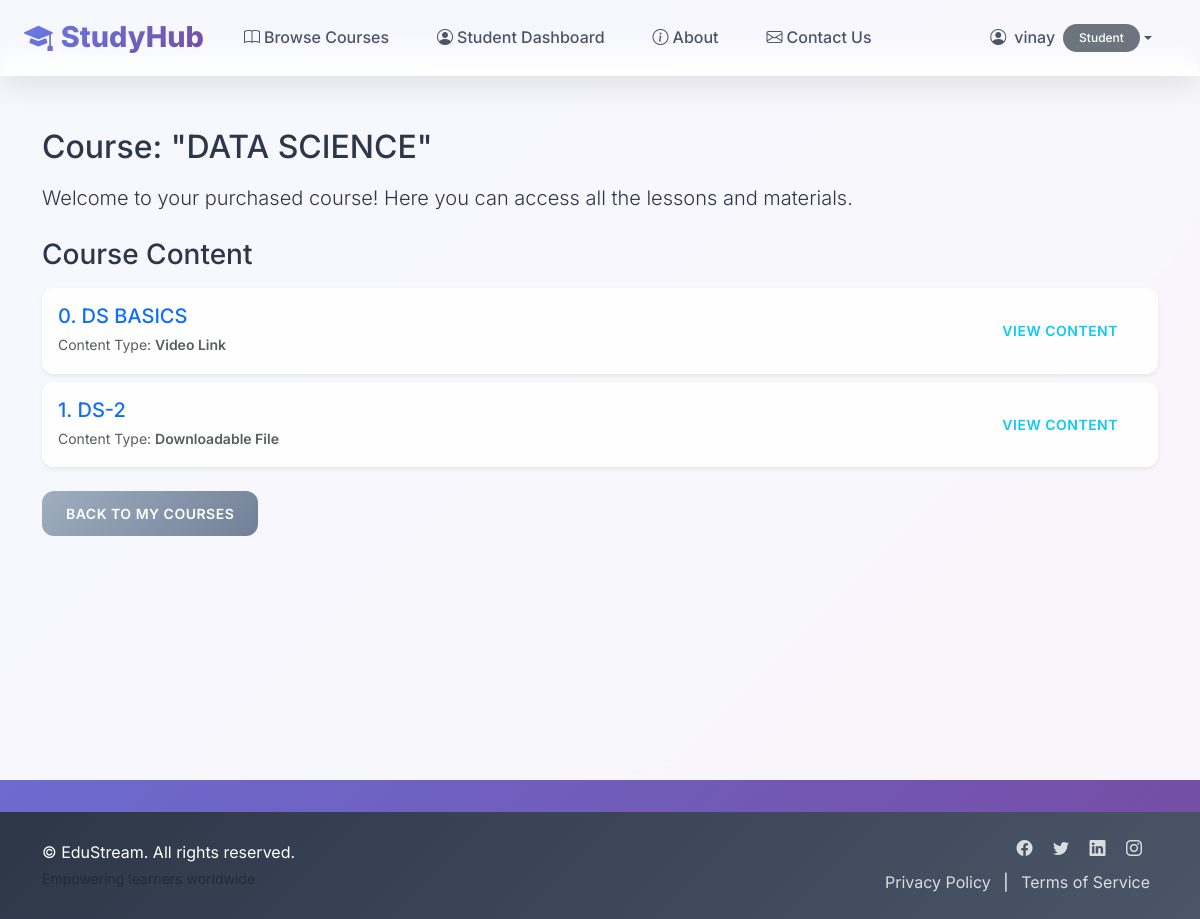
Page /student/courses/7/access/ (signed in) on the committed database.
### core/models.py (models this page shows, shortened)
class User(AbstractUser):
    USER_TYPE_CHOICES = (
        ('student', 'Student'),
        ('teacher', 'Teacher'),
    )
    user_type = models.CharField(max_length=10, choices=USER_TYPE_CHOICES, default='student')
    email_otp = models.CharField(max_length=6, blank=True, null=True)
    otp_created_at = models.DateTimeField(blank=True, null=True)

class Course(models.Model):
    teacher = models.ForeignKey(User, on_delete=models.CASCADE, related_name='courses_taught', limit_choices_to={'user_type': 'teacher'})
    title = models.CharField(max_length=200)
    description = models.TextField()
    price = models.DecimalField(max_digits=10, decimal_places=2)
    category = models.ForeignKey(Category, on_delete=models.SET_NULL, null=True, blank=True, related_name='courses')
    created_at = models.DateTimeField(auto_now_add=True)
    updated_at = models.DateTimeField(auto_now=True)

class CourseContent(models.Model):
    CONTENT_TYPE_CHOICES = (
        ('text', 'Text Lesson'),
        ('video', 'Video Link'),
        ('file', 'Downloadable File'),
        ('quiz', 'Quiz'),
    )
    course = models.ForeignKey(Course, on_delete=models.CASCADE, related_name='contents')
    title = models.CharField(max_length=200)
    content_type = models.CharField(max_length=10, choices=CONTENT_TYPE_CHOICES)
    text_content = models.TextField(blank=True, null=True)
    video_url = models.URLField(blank=True, null=True)
    file = models.FileField(upload_to='course_files/', blank=True, null=True)
    order = models.PositiveIntegerField(default=0)
    class Meta:
        ordering = ['order']
        verbose_name_plural = "Course Contents"

### student/views.py (the view)
# urls.py: path('courses/<int:course_pk>/access/', views.course_content_access, name='course_content_access'),
@login_required
@user_passes_test(is_student, login_url='login')
def course_content_access(request, course_pk):
    course = get_object_or_404(Course, pk=course_pk)
    print(f"\n--- DEBUG: Entering course_content_access for user: {request.user.username} (ID: {request.user.id}), Course ID: {course_pk} ({course.title}) ---")
    try:
        enrollment = get_object_or_404(Enrollment, student=request.user, course=course)
        print(f"--- DEBUG: Enrollment found successfully for {request.user.username} in {course.title}. Enrollment ID: {enrollment.id} ---")
    except Exception as e:
        print(f"--- DEBUG: ERROR: No Enrollment found for {request.user.username} (ID: {request.user.id}) in {course.title} (ID: {course.id}). Exception: {e} ---")
        messages.error(request, "You are not enrolled in this course or your enrollment could not be verified.")
        return redirect('course_detail', pk=course_pk)
    course_contents = course.contents.all()
    return render(request, 'student/course_content_access.html', {'course': course, 'contents': course_contents})

### student/views.py (called while the page is built)
def is_student(user):
    return user.is_authenticated and user.user_type == 'student'

### templates/student/course_content_access.html (shortened to what this page needs)
{% extends 'base.html' %}
{% block content %}
<h2 class="mb-3">Course: "{{ course.title }}"</h2>
<p class="lead">Welcome to your purchased course! Here you can access all the lessons and materials.</p>
<h3 class="mt-4 mb-3">Course Content</h3>
{% if contents %}
<div class="list-group">
{% for content in contents %}
<a href="{% url 'view_content_detail' course.pk content.pk %}" class="list-group-item list-group-item-action d-flex justify-content-between align-items-center mb-2 p-3 shadow-sm rounded">
<div>
<h5 class="mb-1 text-primary">{{ content.order }}. {{ content.title }}</h5>
<small class="text-muted">Content Type: <span class="fw-semibold">{{ content.get_content_type_display }}</span></small>
</div>
<button class="btn btn-sm btn-outline-info">View Content</button>
</a>
{% endfor %}
</div>
{% else %}
<div class="alert alert-warning text-center py-4" role="alert">
<h4 class="alert-heading">No Content Yet!</h4>
<p>It looks like the instructor hasn't added any content to this course yet. Please check back later!</p>
</div>
{% endif %}
<a href="{% url 'student_dashboard' %}" class="btn btn-secondary mt-3">Back to My Courses</a>
{% endblock %}

### templates/base.html (shortened to what this page needs)
<!DOCTYPE html>
<html lang="en">
<head>
<link href="https://cdn.jsdelivr.net/npm/bootstrap@5.3.3/dist/css/bootstrap.min.css" rel="stylesheet">
<link rel="stylesheet" href="/static/css/style.css">
<link rel="stylesheet" href="https://cdn.jsdelivr.net/npm/bootstrap-icons@1.11.3/font/bootstrap-icons.min.css">
</head>
<body>
<nav class="navbar navbar-expand-lg fixed-top">
<div class="container-fluid px-4">
<a class="navbar-brand" href="{% url 'home' %}">
    <i class="bi bi-mortarboard-fill me-2"></i>StudyHub
</a>
<div class="collapse navbar-collapse" id="navbarNav">
<ul class="navbar-nav me-auto mb-2 mb-lg-0">
<li class="nav-item">
<a class="nav-link" href="{% url 'course_list' %}">
    <i class="bi bi-book me-1"></i>Browse Courses
</a>
</li>
{% if user.is_authenticated %}
{% if user.user_type == 'teacher' %}
<li class="nav-item">
<a class="nav-link" href="{% url 'teacher_dashboard' %}">
    <i class="bi bi-person-badge me-1"></i>Teacher Dashboard
</a>
</li>
{% elif user.user_type == 'student' %}
<li class="nav-item">
<a class="nav-link" href="{% url 'student_dashboard' %}">
    <i class="bi bi-person-circle me-1"></i>Student Dashboard
</a>
</li>
{% endif %}
{% endif %}
<li class="nav-item">
<a class="nav-link" href="#about">
    <i class="bi bi-info-circle me-1"></i>About
</a>
</li>
<li class="nav-item">
<a class="nav-link" href="#contact">
    <i class="bi bi-envelope me-1"></i>Contact Us
</a>
</li>
</ul>
<ul class="navbar-nav ms-auto">
{% if user.is_authenticated %}
<li class="nav-item dropdown">
<a class="nav-link dropdown-toggle d-flex align-items-center" href="#" id="navbarDropdown" role="button" data-bs-toggle="dropdown" aria-expanded="false">
    <i class="bi bi-person-circle me-2"></i>{{ user.username }}
    <span class="badge bg-secondary ms-2">{{ user.user_type|capfirst }}</span>
</a>
</li>
{% endif %}
</ul>
</div>
</div>
</nav>
<div class="main-container">
<div class="container mt-4 pt-3 fade-in-up">
{% block content %}
{% endblock %}
</div>
</div>
<footer class="footer py-4">
<div class="container">
<div class="row align-items-center">
<div class="col-md-6 text-center text-md-start">
<span>&copy; {{ "now"|date:"Y" }} EduStream. All rights reserved.</span>
<br><small class="text-muted">Empowering learners worldwide</small>
</div>
<div class="col-md-6 text-center text-md-end">
<div class="social-links mb-2">
    <a href="#" class="me-3"><i class="bi bi-facebook"></i></a>
    <a href="#" class="me-3"><i class="bi bi-twitter"></i></a>
    <a href="#" class="me-3"><i class="bi bi-linkedin"></i></a>
    <a href="#" class="me-3"><i class="bi bi-instagram"></i></a>
</div>
<a href="#privacy" class="text-decoration-none mx-2">Privacy Policy</a>
<span>|</span>
<a href="#terms" class="text-decoration-none mx-2">Terms of Service</a>
</div>
</div>
</div>
</footer>
</body>
</html>

### static/css/style.css (style rules this page uses)
* { margin: 0; padding: 0; box-sizing: border-box; }
body { padding-top: 76px; background: linear-gradient(135deg, #667eea 0%, #764ba2 100%); min-height: 100vh; font-family: 'Inter', system-ui, -apple-system, sans-serif; line-height: 1.6; color: #2d3748; }
.main-container { background: rgba(255, 255, 255, 0.95); backdrop-filter: blur(10px); min-height: calc(100vh - 76px); border-radius: 20px 20px 0 0; margin-top: -20px; padding: 2rem 0; }
.navbar { background: rgba(255, 255, 255, 0.95) !important; backdrop-filter: blur(10px); box-shadow: 0 8px 32px rgba(0, 0, 0, 0.1); border-bottom: 1px solid rgba(255, 255, 255, 0.18); height: 76px; }
.navbar-brand { font-weight: 800; font-size: 1.8rem; background: linear-gradient(135deg, #667eea, #764ba2); -webkit-background-clip: text; -webkit-text-fill-color: transparent; background-clip: text; }
.navbar-nav .nav-link { color: #4a5568 !important; font-weight: 500; transition: all 0.3s ease; margin: 0 0.5rem; padding: 0.75rem 1rem !important; border-radius: 12px; }
.btn { border-radius: 12px; font-weight: 600; padding: 0.75rem 1.5rem; transition: all 0.3s ease; border: none; text-transform: uppercase; letter-spacing: 0.5px; font-size: 0.875rem; }
.btn-secondary { background: linear-gradient(135deg, #a0aec0, #718096); }
.list-group-item { border: none; border-radius: 12px !important; margin-bottom: 0.5rem; background: rgba(255, 255, 255, 0.9); box-shadow: 0 4px 15px rgba(0, 0, 0, 0.05); transition: all 0.3s ease; padding: 1.5rem; }
.badge { border-radius: 20px; padding: 0.5rem 1rem; font-weight: 500; }
.footer { background: linear-gradient(135deg, #2d3748, #4a5568); color: white; padding: 2rem 0; margin-top: 2rem; }
.footer a { color: rgba(255, 255, 255, 0.8); text-decoration: none; transition: all 0.3s ease; }
.fade-in-up { animation: fadeInUp 0.6s ease forwards; }

### rows in the picture
User: username "vinay", user_type "Student"
Course: title "DATA SCIENCE"
CourseContent: order "0", title "DS BASICS", content_type "Video Link"
CourseContent: order "1", title "DS-2", content_type "Downloadable File"
